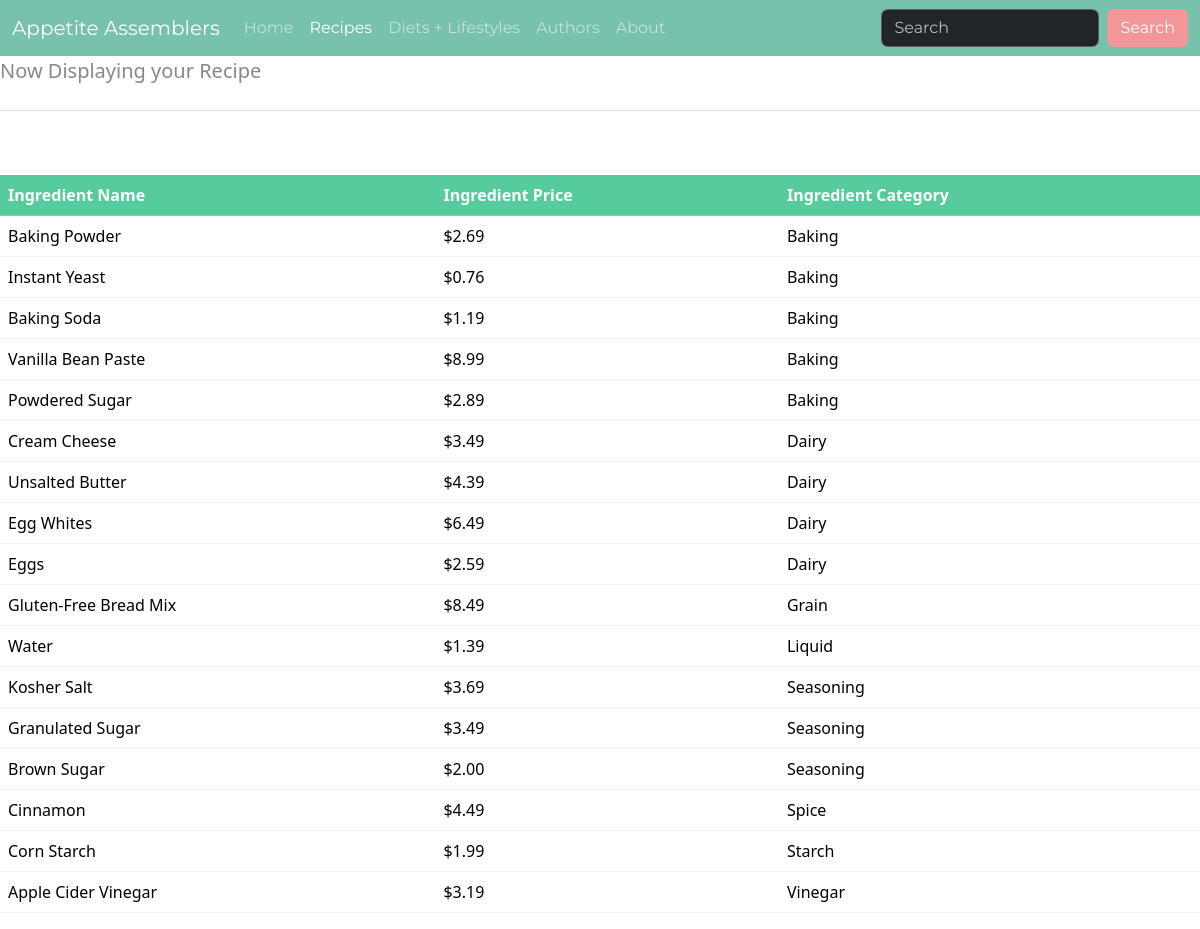
/ingredients.php?id=1008, run on the app's committed database.
### tables this page shows
CREATE TABLE RECIPE_INGREDIENTS( 
    Recipe_id           INT             NOT NULL, 
    Ingredient_name     VARCHAR(50)     NOT NULL, 
    PRIMARY  KEY (Recipe_id, Ingredient_name), 
    FOREIGN KEY (Recipe_id) REFERENCES RECIPES(Recipe_id) 
        ON DELETE CASCADE
        ON UPDATE CASCADE, 
    FOREIGN KEY (Ingredient_name) REFERENCES INGREDIENTS(Ingredient_name) 
        ON DELETE CASCADE
        ON UPDATE CASCADE
);

CREATE TABLE INGREDIENTS( 
    Ingredient_name     VARCHAR(50)     NOT NULL, 
    Ingredient_price    DECIMAL(10, 2)  DEFAULT 0.00, 
    Ingredient_cat      VARCHAR(50), 
    PRIMARY KEY (Ingredient_name), 
    CONSTRAINT ChkIngredientPrice CHECK (Ingredient_price >= 0.00) 
);

### ingredients.php (the view, shortened to what this page needs)
<!DOCTYPE html>
<html lang="en">
    <head>
        <link rel="stylesheet" href="bootstrap.min.css">
    </head>
    <body>
        <nav class="navbar navbar-expand-lg bg-primary" data-bs-theme="dark">
            <div class="container-fluid">
                <a class="navbar-brand" href="index.php">Appetite Assemblers</a>
                <div class="collapse navbar-collapse" id="navbarColor01">
                    <ul class="navbar-nav me-auto">
                        <li class="nav-item">
                            <a class="nav-link" href="index.php">Home</a>
                        </li>
                        <li class="nav-item">
                            <a class="nav-link active" href="#">Recipes</a>
                        </li>
                        <li class="nav-item">
                            <a class="nav-link" href="restrictions.php">Diets + Lifestyles</a>
                        </li>
                        <li class="nav-item">
                            <a class="nav-link" href="authors.php">Authors</a>
                        </li>
                        <li class="nav-item">
                            <a class="nav-link" href="about.php">About</a>
                        </li>
                    </ul>
                    <form class="d-flex">
                        <input class="form-control me-sm-2" type="search" placeholder="Search">
                        <button class="btn btn-secondary my-2 my-sm-0" type="submit">Search</button>
                    </form>
                </div>
            </div>
        </nav>
        <div class="jumbotron">
            <p class="lead">Now Displaying your Recipe<p>
            <hr class="my-4">
            <form method="GET" action="ingredients.php">
                    <?php
                    $connection = mysqli_connect(DBHOST, DBUSER, DBPASS, DBNAME);
                    ?>
                <?php
                if ($_SERVER["REQUEST_METHOD"] == "GET")
                {
                    if (isset($_GET['id']) )
                    {
                ?>
                <p>&nbsp;</p>
                <table class="table table-hover">
                    <thead>
                        <tr class="table-success">
                            <th scope="col">Ingredient Name</th>
                            <th scope="col">Ingredient Price</th>
                            <th scope="col">Ingredient Category</th>
                        </tr>
                    </thead>
                    <?php
                        $sql = " SELECT *
                            FROM RECIPE_INGREDIENTS u
                            LEFT JOIN INGREDIENTS i ON u.Ingredient_name = i.Ingredient_name
                            WHERE u.Recipe_id = '{$_GET['id']}'
                            ORDER BY i.Ingredient_cat ASC";
                        if ($result = mysqli_query($connection, $sql))
                        {
                            while($row = mysqli_fetch_assoc($result))
                            {
                    ?>
                    <tr>
                        <td><?php echo $row['Ingredient_name'] ?></td>
                        <td><?php echo '$' . $row['Ingredient_price'] ?></td>
                        <td><?php echo $row['Ingredient_cat'] ?></td>
                    </tr>
                    <?php
                            }
                        }
                    }
                }
                    ?>
                </table>
            </form>
        </div>
    </body>
</html>

### data on the page
recipe_ingredients: Ingredient_name.Ingredient_name "Baking Powder", Ingredient_name.Ingredient_price "2.69", Ingredient_name.Ingredient_cat "Baking"
recipe_ingredients: Ingredient_name.Ingredient_name "Instant Yeast", Ingredient_name.Ingredient_price "0.76", Ingredient_name.Ingredient_cat "Baking"
recipe_ingredients: Ingredient_name.Ingredient_name "Baking Soda", Ingredient_name.Ingredient_price "1.19", Ingredient_name.Ingredient_cat "Baking"
recipe_ingredients: Ingredient_name.Ingredient_name "Vanilla Bean Paste", Ingredient_name.Ingredient_price "8.99", Ingredient_name.Ingredient_cat "Baking"
recipe_ingredients: Ingredient_name.Ingredient_name "Powdered Sugar", Ingredient_name.Ingredient_price "2.89", Ingredient_name.Ingredient_cat "Baking"
recipe_ingredients: Ingredient_name.Ingredient_name "Cream Cheese", Ingredient_name.Ingredient_price "3.49", Ingredient_name.Ingredient_cat "Dairy"
recipe_ingredients: Ingredient_name.Ingredient_name "Unsalted Butter", Ingredient_name.Ingredient_price "4.39", Ingredient_name.Ingredient_cat "Dairy"
recipe_ingredients: Ingredient_name.Ingredient_name "Egg Whites", Ingredient_name.Ingredient_price "6.49", Ingredient_name.Ingredient_cat "Dairy"
recipe_ingredients: Ingredient_name.Ingredient_name "Eggs", Ingredient_name.Ingredient_price "2.59", Ingredient_name.Ingredient_cat "Dairy"
recipe_ingredients: Ingredient_name.Ingredient_name "Gluten-Free Bread Mix", Ingredient_name.Ingredient_price "8.49", Ingredient_name.Ingredient_cat "Grain"
recipe_ingredients: Ingredient_name.Ingredient_name "Water", Ingredient_name.Ingredient_price "1.39", Ingredient_name.Ingredient_cat "Liquid"
recipe_ingredients: Ingredient_name.Ingredient_name "Kosher Salt", Ingredient_name.Ingredient_price "3.69", Ingredient_name.Ingredient_cat "Seasoning"
recipe_ingredients: Ingredient_name.Ingredient_name "Granulated Sugar", Ingredient_name.Ingredient_price "3.49", Ingredient_name.Ingredient_cat "Seasoning"
recipe_ingredients: Ingredient_name.Ingredient_name "Brown Sugar", Ingredient_name.Ingredient_price "2.00", Ingredient_name.Ingredient_cat "Seasoning"
recipe_ingredients: Ingredient_name.Ingredient_name "Cinnamon", Ingredient_name.Ingredient_price "4.49", Ingredient_name.Ingredient_cat "Spice"
recipe_ingredients: Ingredient_name.Ingredient_name "Corn Starch", Ingredient_name.Ingredient_price "1.99", Ingredient_name.Ingredient_cat "Starch"
recipe_ingredients: Ingredient_name.Ingredient_name "Apple Cider Vinegar", Ingredient_name.Ingredient_price "3.19", Ingredient_name.Ingredient_cat "Vinegar"
